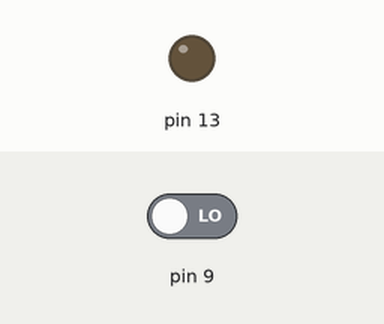
Recording of a sketch running on a simulated Arduino Uno, built with avr-gcc and run on an emulated ATmega328P. Shown: output pins drawn as LEDs (lit = HIGH). Inputs (shaded band) come from the test bench; at power-on: pin 9 LOW.

Above: at 1.2 s.
1.3 s: pin 9 driven HIGH
At 2.3 s:
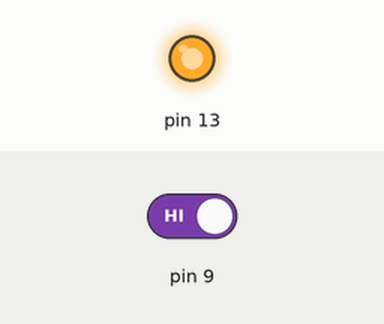
2.8 s: pin 9 driven LOW
At 3.5 s:
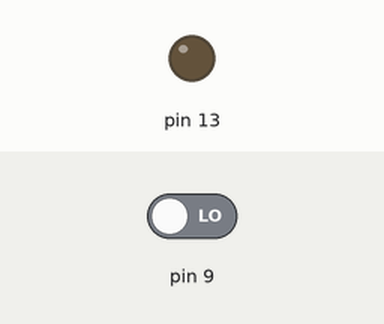
Timing chart, 0 to 5.8 s (numbered marks = the images above; inputs shaded):
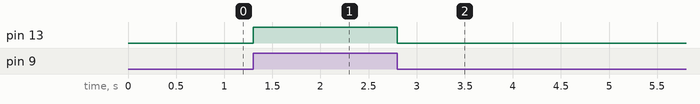

Measured:
- after the input at 1.3 s, pin 13: LOW → HIGH at once
- after the input at 2.8 s, pin 13: HIGH → LOW at once

The sketch:

typeU.ino
```cpp
void setup() {

pinMode(9,INPUT);
pinMode(13,OUTPUT);
Serial.begin(9600);

}

void loop() {
  // put your main code here, to run repeatedly:
if(digitalRead(9))
digitalWrite(13,HIGH);
else
digitalWrite(13,LOW);
}
```
